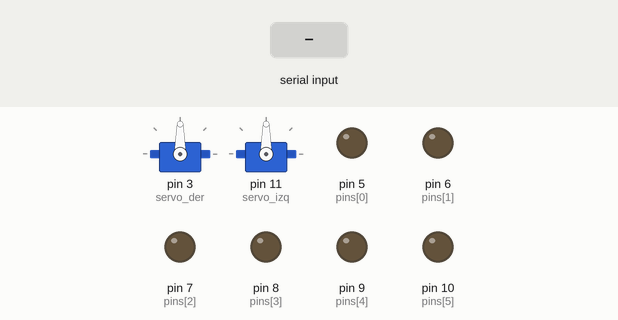
Recording of a sketch running on a simulated Arduino Uno, built with avr-gcc and run on an emulated ATmega328P. Shown: 2 × servo, output pins drawn as LEDs (lit = HIGH). The inputs (shaded band) are chosen by the test bench.

Above: at 1.2 s.
1.3 s: "1" received over Serial
At 1.9 s:
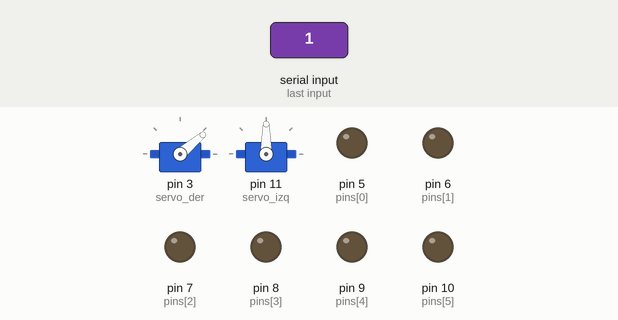
4.3 s: "1" received over Serial
At 5.4 s:
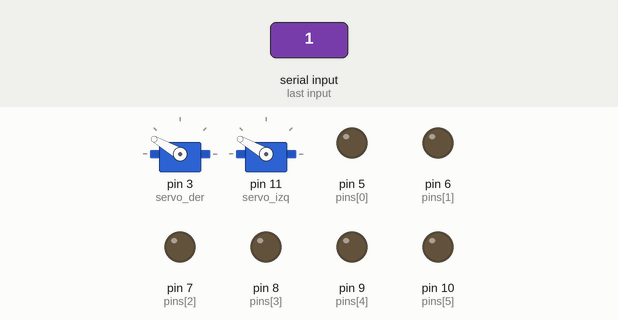
Timing chart, 0 to 59.8 s (numbered marks = the images above; inputs shaded):
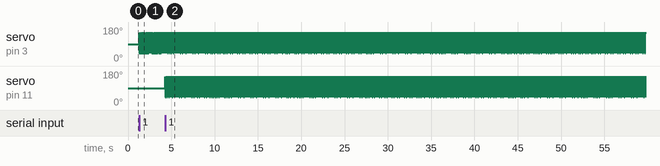

Measured:
- after the input at 1.3 s, servo on pin 3 (servo_der): alternates 150° for 0.02 s and 40° for 0.02 s, starting at once
- after the input at 4.3 s, servo on pin 11 (servo_izq): 90° → 150° at once, then moves between 40° and 150°, repeating every 8.3 s

The sketch:

prototipo_2_servos.ino
```cpp
#include <Servo.h>
Servo servo_der;
Servo servo_izq;
int pins[] = {5, 6, 7, 8, 9, 10}; //Pines de los leds arduino
bool encendido[] = {0,0,0,0,0,0}; //Variables bool de cada led (1, encendido, 0, apagado)
bool prev_encendido[] = {0,0,0,0,0,0};
char info; //Informacion que se lee del serial (uno por uno)

void setup()
{
  Serial.begin(9600);
  servo_der.attach(3);
  servo_izq.attach(11);
  for (int i = 0; i < 6; i++)
    pinMode(pins[i], OUTPUT);
}

// Variables que cuentan los espacios y revisan si las acciones cambian de estado
int cont =0;
bool izq, der = false;


void loop()
{
  // Lee el serial y añade en su respectiva posicion el valor de encendido o apagado de cada pin
  if(Serial.available()!=0){
    char info = Serial.read();
    bool led = false;
    if (info == '1')
      led = true;
    encendido[cont] = led;
    cont +=1;
  }

  // Banderas que revisan si el movimiento ha cambiado
  if(encendido[0] != prev_encendido[0])
    der= true;
  else
    der= false;

  if(encendido[1] != prev_encendido[1])
    izq= true;
  else
    izq= false;

  // Enciende los leds y asigna los valores actuales como previos (para verificar si se repiten las acciones)
  if (cont >6){
      cont = 0;
      for(int i = 0; i < 6; i++){
        if (encendido[i] == true)
          digitalWrite(pins[i], HIGH);

        else
          digitalWrite(pins[i], LOW);
        prev_encendido[i] = encendido[i];
      }
  }

  // Cambia de dirección los servos dependiendo de si la accion cambio de estado
  if (der==true){
    if(encendido[0] == true){
      servo_der.write(40);
      servo_der.write(150);
    }
    else
      servo_der.write(0);
  }
  if(izq==true){
    if(encendido[1] == true){
      servo_izq.write(40);
      servo_izq.write(150);
    }
    else
      servo_izq.write(0);
  }

}
```
